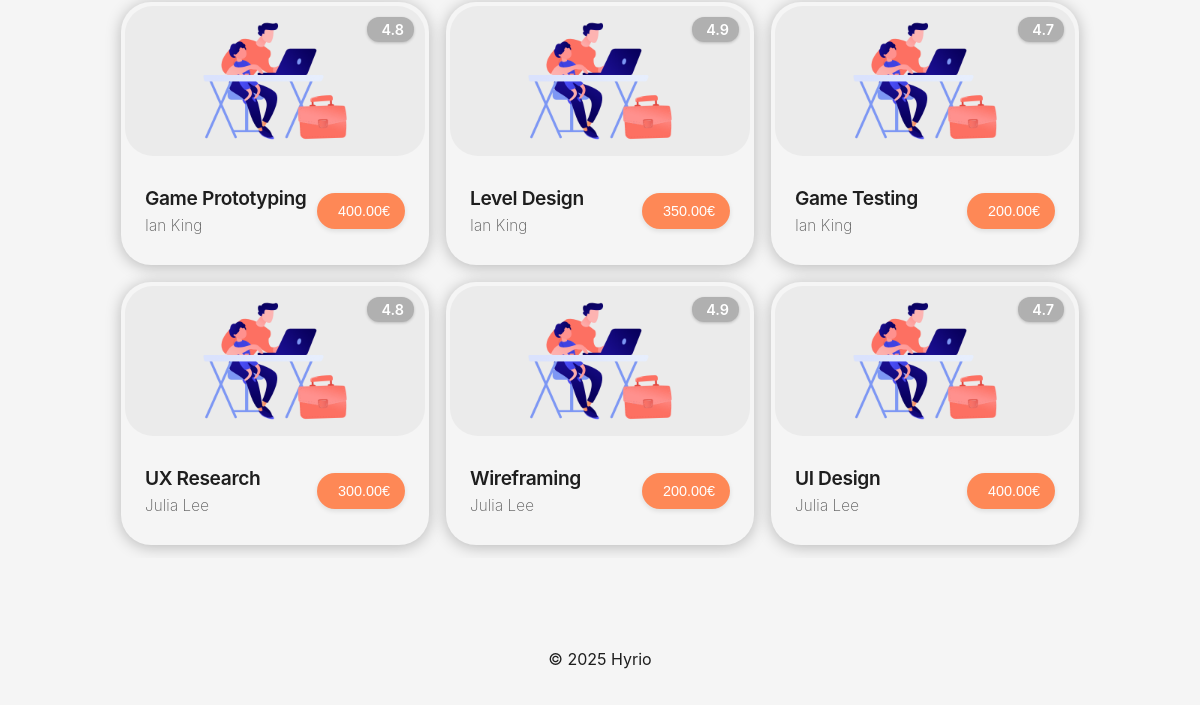
Before: / (lower part) with the older database file.
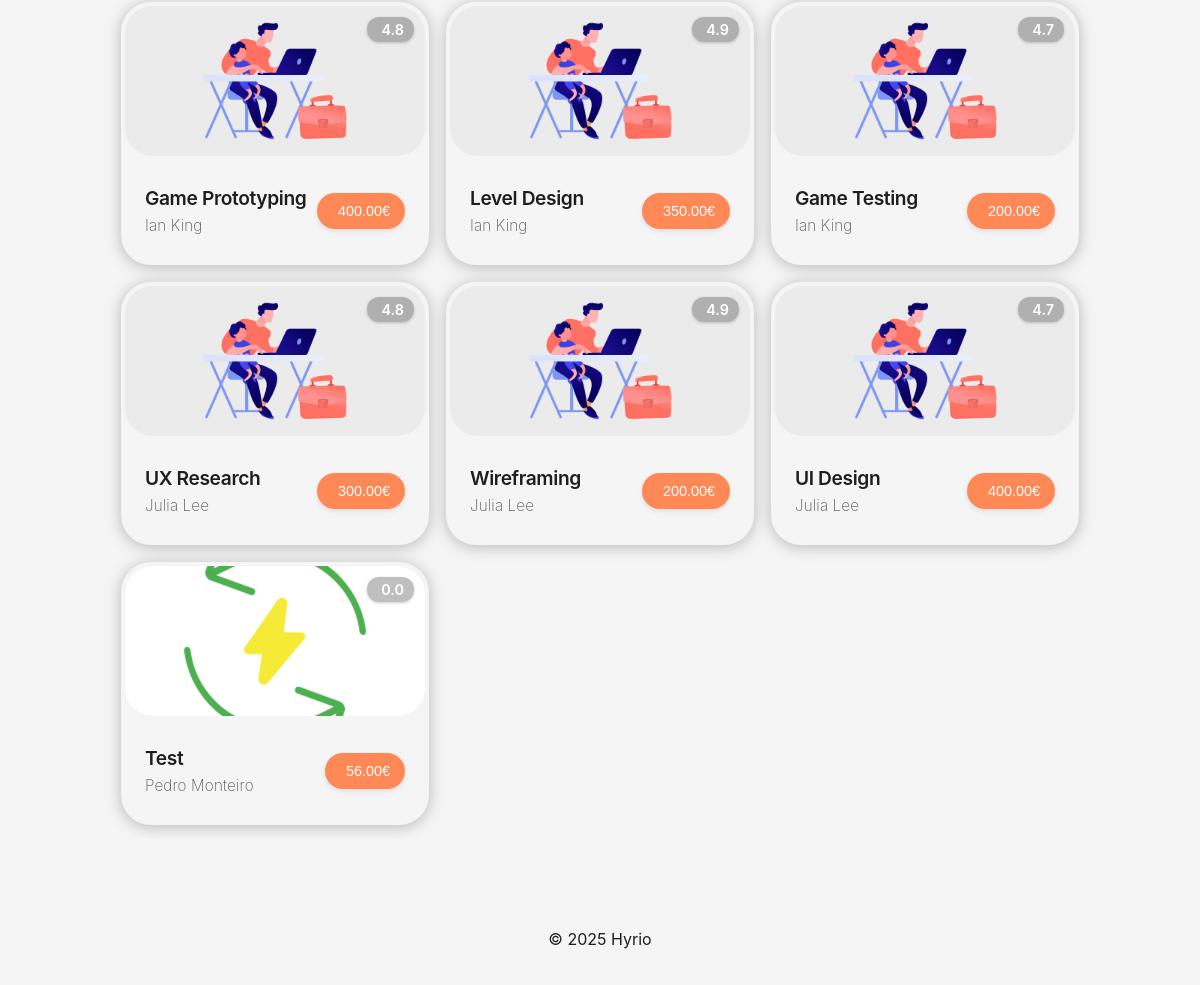
After: the same page with the newer database file.
### tables this page shows
CREATE TABLE services (id INTEGER PRIMARY KEY,
  name VARCHAR(255) NOT NULL,
  description TEXT NOT NULL,
  price DECIMAL(10, 2) NOT NULL CHECK (price >=0),
  seller INTEGER NOT NULL REFERENCES users(id),
  category INTEGER NOT NULL REFERENCES categories(id),
  image TEXT NOT NULL,
  rating DECIMAL(2, 1) CHECK (rating >=0 AND rating <=5));

CREATE TABLE users (id INTEGER PRIMARY KEY,
  name VARCHAR(255) NOT NULL,
  username VARCHAR(255) NOT NULL UNIQUE,
  password TEXT NOT NULL,  -- Use bcrypt for hashing
  email VARCHAR(255) NOT NULL UNIQUE,
  is_seller BOOLEAN NOT NULL DEFAULT 0,
  is_admin BOOLEAN NOT NULL DEFAULT 0,
  profile_pic TEXT NOT NULL,
  bio TEXT);

### database/classes/service.php (called while the page is built, shortened)
<?php
class Service
{
    public static function getAllServices(int $offset = 0, int $limit = 0): array
    {
        try {
            $db = Database::getInstance();
            if ($limit === 0) {
                $stmt = $db->query('SELECT * FROM services');
            } else {
                $stmt = $db->prepare('SELECT * FROM services LIMIT ?, ?');
                $stmt->bindParam(1, $offset, PDO::PARAM_INT);
                $stmt->bindParam(2, $limit, PDO::PARAM_INT);
                $stmt->execute();
            }
            return $stmt->fetchAll(PDO::FETCH_ASSOC);
        } catch (PDOException $e) {
            return [];
        }
    }
}

### database/classes/user.php (called while the page is built, shortened)
<?php
class User
{
    private string $name;
    public function __construct(int $id, string $name, string $username, string $email, bool $isSeller, bool $isAdmin, string $profilePic, string $bio)
    {
        $this->name = $name;
    }
    public static function getUserById(int $id): ?User
    {
        try {
            $db = Database::getInstance();
            $stmt = $db->prepare('SELECT * FROM users WHERE id = ?');
            $stmt->execute([$id]);
            $user = $stmt->fetch();
            if ($user) {
                return new User($user['id'], $user['name'], $user['username'], $user['email'], (bool)$user['is_seller'], (bool)$user['is_admin'], $user['profile_pic'], $user['bio']);
            }
            return null;
        } catch (PDOException $e) {
            return null;
        }
    }
    public function getName(): string
    {
        return $this->name;
    }
}

### components/card/card.php (the view, shortened to what this page needs)
<?php
class Card
{
  private static $cssIncluded = false;
  public static function includeCSS()
  {
    if (!self::$cssIncluded) {
      echo '<link rel="stylesheet" href="/components/card/css/card.css">';
      self::$cssIncluded = true;
    }
  }
  public static function render($service = null, $showPrice = true)
  {
    require_once(__DIR__ . '/../button/button.php');
    require_once(__DIR__ . '/../../database/classes/user.php');
    $serviceId = isset($service['id']) ? (int) $service['id'] : 0;
    $seller = User::getUserById($service['seller']);
?>
    <a href="/pages/service.php?id=<?= $serviceId ?>" class="card-link">
      <div class="card" id="container">
        <div class="card-rating">
          <span><?= isset($service['rating']) ? htmlspecialchars(number_format($service['rating'], 1)) : '4.5' ?></span>
        </div>
        <div class="image-container">
          <img src="<?=htmlspecialchars($service['image'])?>"
            alt="<?= isset($service['name']) ? htmlspecialchars($service['name']) : 'Service' ?>">
        </div>
        <div id="label">
          <div id="titles">
            <h3><?= isset($service['name']) ? htmlspecialchars($service['name']) : 'i build minecraft servers' ?></h3>
            <p><?= htmlspecialchars($seller->getName())?></p>
          </div>
          <?php
          if ($showPrice) {
            echo '<span>' . (isset($service['price']) ? htmlspecialchars(number_format($service['price'], 2)) : '230') . '€</span>';
          }
          ?>
        </div>
      </div>
    </a>
<?php
  }
  public static function renderGrid($services = [], $showPrice = true)
  {
    self::includeCSS();
    echo '<div class="card-grid">';
    foreach ($services as $service) {
      self::render($service, $showPrice);
    }
    echo '</div>';
  }
}
?>

Changed rows visible on the page:
added services: rating "0.0", image (picture), name "Test", seller.name "Pedro Monteiro", price "56.00"
